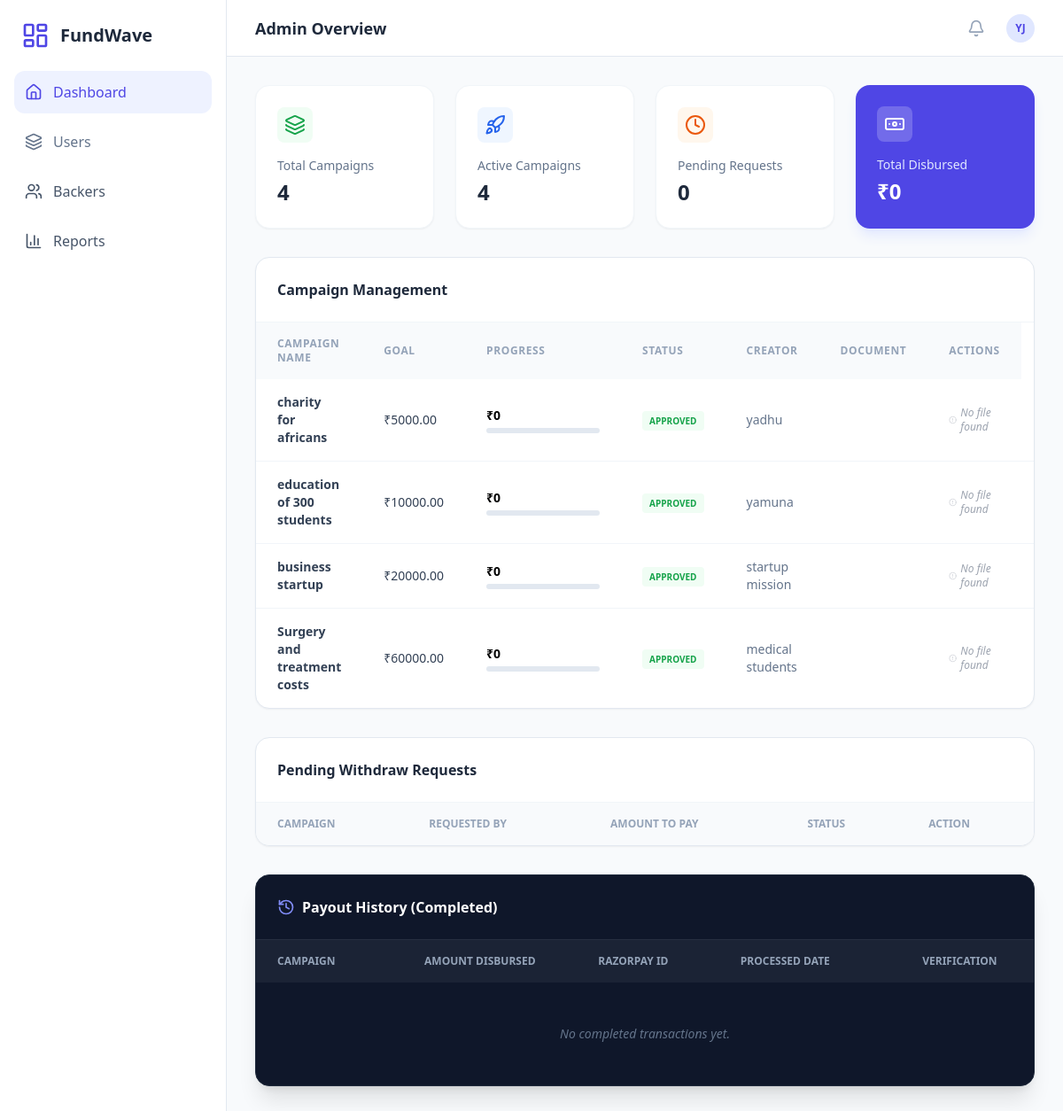
/admindashboard/, run on an earlier commit of the app's database.
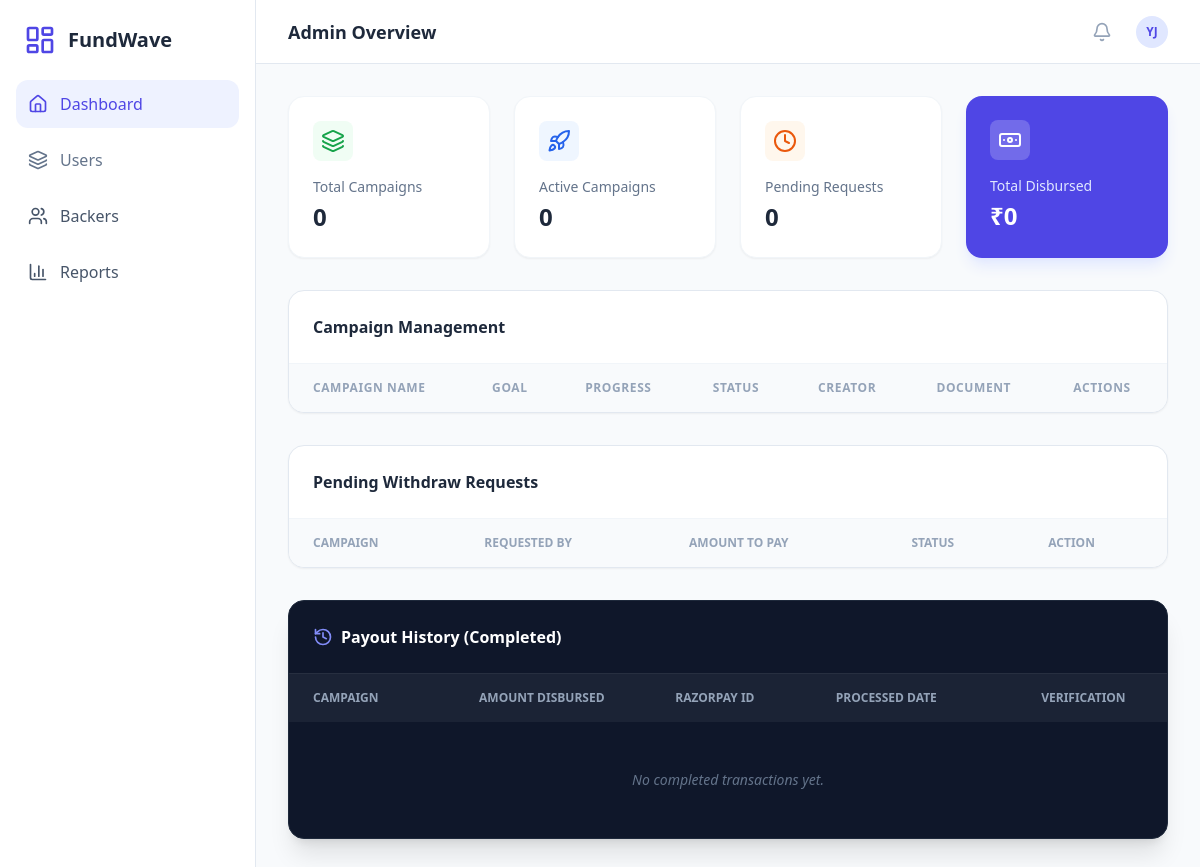
And on a later commit of the database.
### app/models.py (models this page shows, shortened)
class Campaign(models.Model):
    creator = models.ForeignKey(User, on_delete=models.CASCADE, related_name='campaigns')
    title = models.CharField(max_length=255)
    category = models.CharField(max_length=100)
    goal = models.DecimalField(max_digits=12, decimal_places=2)
    file=models.FileField(upload_to='campaign_files/',null=True,blank=True,default=None)
    description = models.TextField()
    conductor_name = models.CharField(max_length=255)
    conductor_contact = models.CharField(max_length=255, blank=True, null=True)
    conductor_bio = models.TextField(blank=True, null=True)
    razorpay_account_id = models.CharField(max_length=100, blank=True, null=True)
    image = models.ImageField(upload_to='campaign_banners/')
    STATUS_CHOICES = [
        ('pending', 'Pending Approval'),
        ('approved', 'Approved'),
        ('rejected', 'Rejected'),
        ('completed','Completed')
    ]
    status = models.CharField(max_length=20, choices=STATUS_CHOICES, default='pending')
    created_at = models.DateTimeField(auto_now_add=True)
    updated_at = models.DateTimeField(auto_now=True)
    def get_current_total(self):
        result = self.project.filter(is_paid=True).aggregate(total=Sum('cash'))
        return result['total'] or 0

### app/views.py (the view)
# urls.py: path('admindashboard/',views.admindashboard,name="admindashboard"),
def admindashboard(request):
    campains = Campaign.objects.all()
    total_count = campains.count()
    pending_count = Campaign.objects.filter(Q(status="pending") | Q(status="Rejected")).count()
    approved_count = Campaign.objects.filter(status="Approved").count()
    withdraw_requests = WithdrawalRequest.objects.all()
    pending_withdraw_count = WithdrawalRequest.objects.filter(status="pending").count()
    completed_payouts = Withdrawal.objects.filter(status="completed").order_by('-created_at')
    total_payout_sum = completed_payouts.aggregate(Sum('amount'))['amount__sum'] or 0
    context = {
        'campains': campains,
        'withdraw_requests': withdraw_requests,
        'completed_payouts': completed_payouts, # Pass this to HTML
        'total_payout_sum': total_payout_sum,
        'total_count': total_count,
        'pending_count': pending_count,
        'approved_count': approved_count,
        'pending_withdraw_count': pending_withdraw_count,
    }
    return render(request, 'admindashboard.html', context)

### templates/admindashboard.html (shortened to what the changed rows need)
<!DOCTYPE html>
<html lang="en">
<head>
    <script src="https://cdn.tailwindcss.com"></script>
</head>
<body class="bg-slate-50 flex h-screen overflow-hidden">
    <main class="flex-1 overflow-y-auto">
        <header class="h-16 bg-white border-b border-slate-200 flex items-center justify-between px-8 sticky top-0 z-20">
            <h2 class="text-lg font-semibold text-slate-800">Admin Overview</h2>
        </header>
        {% block content %}
        <div class="p-8">
            <div class="grid grid-cols-1 md:grid-cols-4 gap-6 mb-8">
                <div class="bg-white p-6 rounded-2xl border border-slate-100 shadow-sm">
                    <div class="p-2 w-fit bg-green-50 text-green-600 rounded-lg mb-4">
                        <i data-lucide="layers" class="w-6 h-6"></i>
                    </div>
                    <h3 class="text-slate-500 text-sm font-medium">Total Campaigns</h3>
                    <p class="text-2xl font-bold text-slate-800 mt-1">{{total_count}}</p>
                </div>
                <div class="bg-white p-6 rounded-2xl border border-slate-100 shadow-sm">
                    <div class="p-2 w-fit bg-blue-50 text-blue-600 rounded-lg mb-4">
                        <i data-lucide="rocket" class="w-6 h-6"></i>
                    </div>
                    <h3 class="text-slate-500 text-sm font-medium">Active Campaigns</h3>
                    <p class="text-2xl font-bold text-slate-800 mt-1">{{approved_count}}</p>
                </div>
            </div>
            <div class="bg-white rounded-2xl border border-slate-200 shadow-sm overflow-hidden mb-8">
                <div class="overflow-x-auto">
                    <table class="w-full text-left border-collapse text-sm">
                        <thead>
                            <tr class="bg-slate-50 text-slate-400 text-xs uppercase tracking-wider">
                                <th class="px-6 py-4">Campaign Name</th>
                                <th class="px-6 py-4">Goal</th>
                                <th class="px-6 py-4">Progress</th>
                                <th class="px-6 py-4">Status</th>
                                <th class="px-6 py-4">Creator</th>
                                <th class="px-6 py-3">Document</th>
                                <th class="px-6 py-4">Actions</th>
                            </tr>
                        </thead>
                        <tbody class="divide-y divide-slate-100">
                            {% for i in campains %}
                            <tr class="hover:bg-slate-50 transition-colors">
                                <td class="px-6 py-4 font-semibold text-slate-700">{{i.title}}</td>
                                <td class="px-6 py-4 text-slate-700">₹{{i.goal}}</td>
                                <td class="px-6 py-4">
                                    {% widthratio i.get_current_total i.goal 100 as progress %}
                                    <div class="flex items-center gap-2">
                                        <span class="font-bold">₹{{ i.get_current_total }}</span>
                                    </div>
                                    <div class="w-32 bg-slate-200 rounded-full h-1.5 mt-1 overflow-hidden">
                                    </div>
                                </td>
                                <td class="px-6 py-4">
                                    <span class="px-2 py-1 bg-green-50 text-green-600 rounded text-[10px] font-bold uppercase">{{i.status}}</span>
                                </td>
                                <td class="px-6 py-4 text-slate-500">{{i.conductor_name}}</td>
                               <td class="px-6 py-4">
 <td class="px-6 py-4">
    {% if i.file %}
        <a href="{{ i.file.url }}" target="_blank"
           class="flex items-center text-indigo-600 hover:text-indigo-800 font-medium group">
            <i data-lucide="file-check" class="w-4 h-4 mr-1.5 text-green-500"></i>
            <span class="truncate max-w-[100px]" title="{{ i.file.name }}">
                View Attached File
            </span>
        </a>
    {% else %}
        <div class="flex items-center text-gray-400 text-xs italic">
            <i data-lucide="alert-circle" class="w-3.5 h-3.5 mr-1 opacity-50"></i>
            No file found
        </div>
    {% endif %}
</td>
                                <td class="px-6 py-4">
</td>
                            </tr>
                            {% endfor %}
                        </tbody>
                    </table>
                </div>
            </div>
            <div class="bg-white rounded-2xl border border-slate-200 shadow-sm overflow-hidden mb-8">
                <div class="overflow-x-auto">
                    <table class="w-full text-left text-sm">
                        <thead>
                            <tr class="bg-slate-50 text-xs uppercase text-slate-400">
                                <th class="px-6 py-4">Campaign</th>
                                <th class="px-6 py-4">Requested By</th>
                                <th class="px-6 py-4">Amount to Pay</th>
                                <th class="px-6 py-4">Status</th>
                                <th class="px-6 py-4">Action</th>
                            </tr>
                        </thead>
                    </table>
                </div>
            </div>
            <div class="bg-slate-900 rounded-2xl border border-slate-800 shadow-xl overflow-hidden">
                <div class="overflow-x-auto">
                    <table class="w-full text-left text-sm">
                        <thead>
                            <tr class="bg-white/5 text-xs uppercase text-slate-400">
                                <th class="px-6 py-4 font-semibold">Campaign</th>
                                <th class="px-6 py-4 font-semibold text-center">Amount Disbursed</th>
                                <th class="px-6 py-4 font-semibold">Razorpay ID</th>
                                <th class="px-6 py-4 font-semibold">Processed Date</th>
                                <th class="px-6 py-4 font-semibold text-center">Verification</th>
                            </tr>
                        </thead>
                    </table>
                </div>
            </div>
        </div>
        {% endblock %}
    </main>
</body>
</html>

What changed in the data, as far as the page shows it:
removed Campaign: title "charity for africans", goal "5000.00", get_current_total "0", status "APPROVED", conductor_name "yadhu", shows "No file found"
removed Campaign: title "education of 300 students", goal "10000.00", get_current_total "0", status "APPROVED", conductor_name "yamuna", shows "No file found"
removed Campaign: title "business startup", goal "20000.00", get_current_total "0", status "APPROVED", conductor_name "startup mission", shows "No file found"
removed Campaign: title "Surgery and treatment costs", goal "60000.00", get_current_total "0", status "APPROVED", conductor_name "medical students", shows "No file found"
Also different on the page:
{{ total_count }}: "4" → "0"
{{ approved_count }}: "4" → "0"
